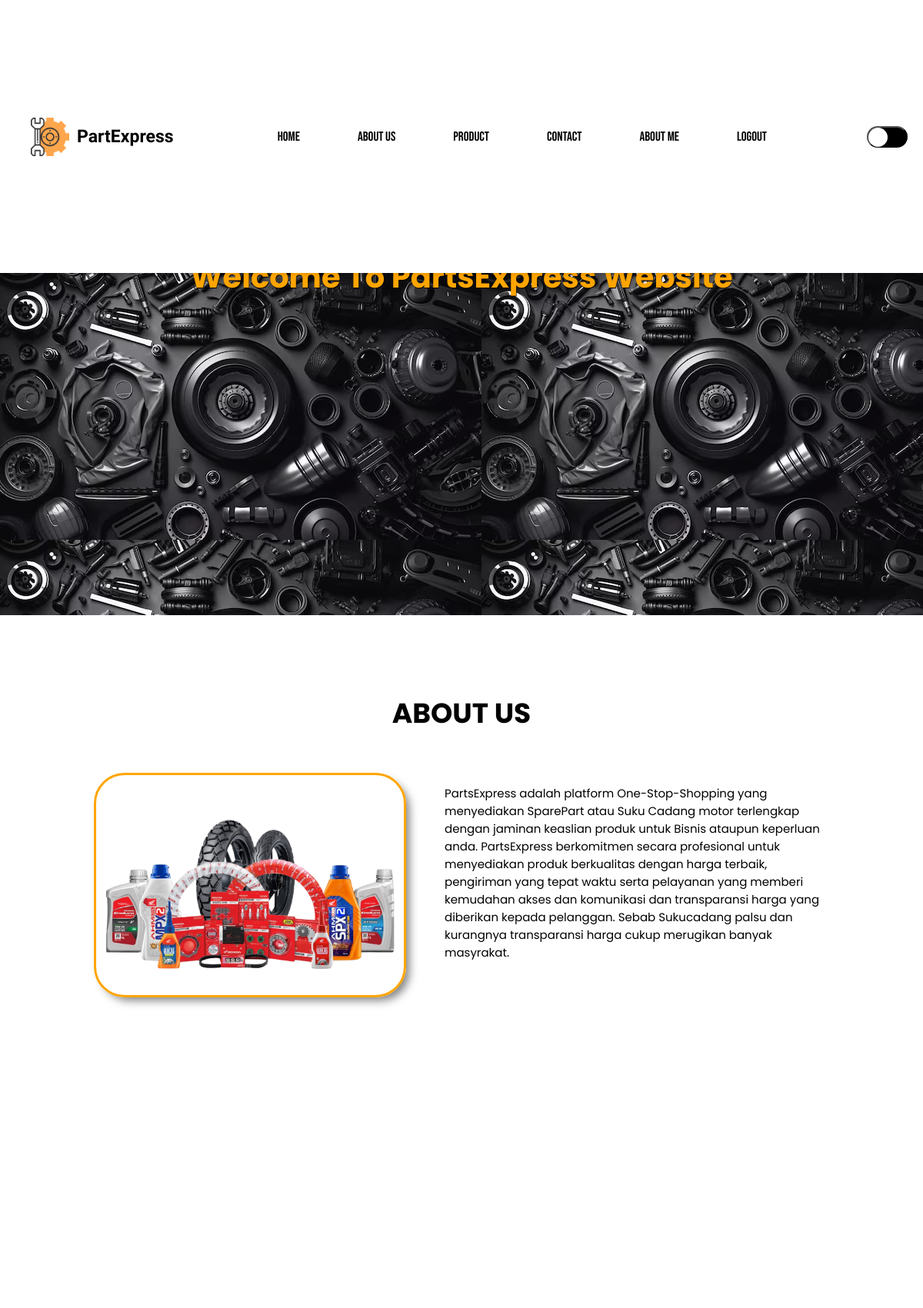
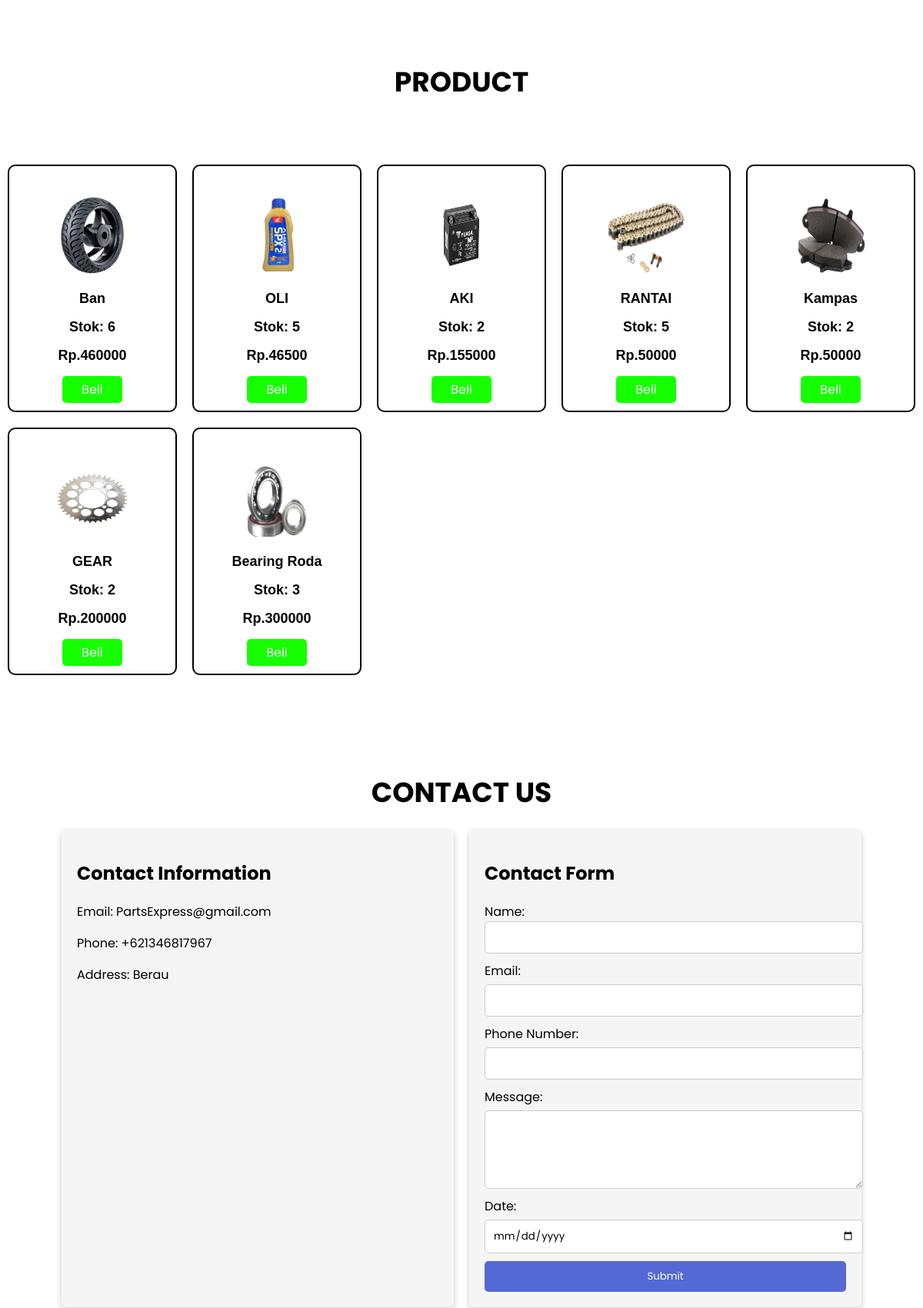
Screenshot of /views/index.php (signed in, upper part) with the database file from the repository (2 pictures, top to bottom).
### tables this page shows
CREATE TABLE `sparepart` (
  `Id` int(11) NOT NULL,
  `Nama_sparepart` varchar(50) NOT NULL,
  `Harga` varchar(50) NOT NULL,
  `Stok` int(20) NOT NULL,
  `Gambar` text NOT NULL
);

### views/index.php (the view, shortened to what this page needs)
<?php
require 'koneksi.php';
$result = mysqli_query($conn, "SELECT * FROM sparepart");
$sparepart = [];
while ($row = mysqli_fetch_assoc($result)){
    $sparepart[] = $row;
}
?>
<!DOCTYPE html>
<html lang="en">
<head>
    <link rel="stylesheet" href="../style/style.css">
</head>
<body>
<header>
        <nav class="nav">
            <div class="logo">
                <img src="../assets/Logo.png" alt="" class="icon">
                <h4 id="Brands">PartExpress</h4>
            </div>
            <ul class="nav-menu">
                <li><a href="#Home">Home</a></li>
                <li><a href="#About">About Us</a></li>
                <li><a href="#Product">Product</a></li>
                <li><a href="#Contact">Contact</a></li>
                <li><a href="../views/index2.php">About Me</a></li>
                <?php
                if (isset($_SESSION['login'])) {
                    echo "<li><a href='Logout.php' style='margin-top: 19px;'>Logout</a><h3></h3></li>";
                } else {
                    echo "<li><a href='Login.php' style='margin-top: 19px;'>Login</a><h3></h3></li>";
                }
                ?>
            </ul>
            <div class="mode-toggle">
                <button id="mode-toggle-button" class="toggle-button"></button>
            </div>
        </nav>
    </header>
    <main>
        <div class="main-page">
            <section class="home" id="Home">
              <h2 class="home-content"><p>Welcome To PartsExpress Website</p></h2>
            </section>
        </div>
        <div class="about-us" id="About">
            <section class="about-us-title">
                <h1 class="title">ABOUT US</h1>
            </section>
            <section class="about-us-content">
                <div class="content-1">
                    <img src="../assets/Sparepart.png" alt="">
                    <p>
                        PartsExpress adalah platform One-Stop-Shopping yang menyediakan SparePart atau Suku Cadang motor terlengkap dengan jaminan keaslian produk untuk Bisnis ataupun keperluan anda.
                        PartsExpress berkomitmen secara profesional untuk menyediakan produk berkualitas dengan harga terbaik, pengiriman yang tepat waktu serta pelayanan yang memberi kemudahan akses dan komunikasi dan transparansi harga yang diberikan kepada pelanggan.
                        Sebab Sukucadang palsu dan kurangnya transparansi harga cukup merugikan banyak masyrakat.
                    </p>
                </div>
            </section>
        </div>
        <div class="Product-us" id="Product">
            <section class="product-us-title">
                <h1 class="ptitle">PRODUCT</h1>
            </section>
            <div class="image">
            <?php
            foreach ($sparepart as $spart) :
            ?>
                <div class="images">
                    <img class="image" src="image/<?php echo $spart['Gambar']; ?>" width="100px" alt="Foto Profil">
                    <h1><?php echo $spart["Nama_sparepart"] ?></h1>
                    <p><h2>Stok: <?php echo $spart["Stok"] ?></h2></p>
                    <p><h2>Rp.<?php echo $spart["Harga"] ?></h2></p>
                    <button class="buyButton" id="buyButton" onclick="alert('Belum tersedia atau belum bisa diakses')">Beli</button>
                </div>
            <?php $i++;
            endforeach;
            ?>
            </div>
        </div>
        <div class="contact-us" id="Contact">
            <section class="contact-us-title">
                <h1 class="ctitle">CONTACT US</h1>
            </section>
            <section class="contact-us-content">
                <div class="contact-info">
                    <h2>Contact Information</h2>
                    <p>Email: PartsExpress@gmail.com</p>
                    <p>Phone: +621346817967</p>
                    <p>Address: Berau</p>
                </div>
                <div class="contact-form">
                    <h2>Contact Form</h2>
                    <form action="form.php" method="post" enctype="multipart/form-data>
                        <label for="name">Name:</label>
                        <input type="text" id="name" name="name" required>
                        <label for="email">Email:</label>
                        <input type="email" id="email" name="email" required>
                        <label for="phone">Phone Number:</label>
                        <input type="tel" id="phone" name="phone" required pattern="[0-9]+">
                        <label for="message">Message:</label>
                        <textarea id="message" name="message" rows="4" required></textarea>
                        <label for="date">Date:</label>
                        <input type="date" id="date" name="date" required>
                        <button type="submit" value="Submit">Submit</button>
                    </form>
                </div>
            </section>
        </div>
    </main>
</body>
</html>

### style/style.css (style rules this page uses)
* { font-family: 'Poppins', sans-serif; }
body { margin: 0; padding: 0; background-color: white; }
.logo { display: flex; justify-content: center; padding: 20px 10px; }
.logo h4 { display: flex; align-items: center; color: black; font-weight: bold; margin: 0; padding-left: 10px; font-size: 23px; font-family: 'Dela Gothic One', cursive; }
.icon { margin: 0; width: 50px; height: 50px; display: flex; justify-content: center; padding-left: 30px; }
.nav { width: 100%; height: 9%; top: 0; position: fixed; display: flex; justify-content: space-between; align-items: center; padding: 10px 0px; background-color: #fff; box-shadow: 0px 2px 4px rgba(0, 0, 0, 0.1); }
.nav-menu { list-style: none; display: flex; justify-content: center; align-items: center; padding: 0; margin: 0; }
.nav ul { list-style-type: none; margin: 0; padding: 10px 10px; overflow: hidden; }
.nav li { float: left; margin: 0 20px; }
.nav-menu a { text-decoration: none; color: #333; }
.nav li a { display: flex; color: black; text-align: center; padding: 20px 20px; padding-left: 15px; text-decoration: none; font-family: 'Bebas Neue', sans-serif; font-size: 17px; }
.main-page { height: 100vh; background: url(Bg.avif); }
.home { display: flex; justify-content: center; padding-top: 170px; }
.home h2 { display: flex; align-items: center; color: orange; text-shadow: 0.5px 0.5px #000; font-weight: bold; font-size: 40px; margin: 0; padding-top: 120px; }
.about-us { height: 110vh; }
.about-us-title { display: flex; justify-content: center; }
.about-us-title h1 { margin-top: 100px; font-size: 36px; margin-bottom: 50px; }
.about-us-content { display: flex; justify-content: center; padding-bottom: 20px; }
.content-1 { width: 100%; display: flex; justify-content: center; overflow: hidden; padding-bottom: 20px; }
.content-1 p { max-width: 500px; justify-content: center; align-self: top; font-size: 15px; font-weight: 400; padding-left: 50px; }
.content-1 img { border-radius: 40px; border: 3px solid orange; box-shadow: 7px 7px 12px -3px rgba(0,0,0,0.5); width: 400px; }
.product-us-title { display: flex; justify-content: center; }
.product-us-title h1 { margin-top: 100px; font-size: 36px; }
.image { width: 100%; display: grid; grid-template-columns: 1fr 1fr 1fr 1fr 1fr; margin: auto; padding-top: 40px; padding-bottom: 10px; }
.image .images img { width: 100px; height: 100px; }
.images { width: auto; height: auto; border-radius: 10px; border: 2px solid black; margin: 10px; text-align: center; font-family: Arial, Helvetica, sans-serif; }
.images h1 { font-family: Arial, Helvetica, sans-serif; font-size: 18px; }
.images h2 { font-family: Arial, Helvetica, sans-serif; font-size: 18px; }
.buyButton { background-color: #16ff00; color: white; border: none; border-radius: 5px; padding: 5px 25px; font-size: 16px; cursor: pointer; transition: background-color 0.3s; margin-bottom: 10px; }
.contact-us { padding: 80px; text-align: center; height: 100vh; }
.ctitle { margin-top: -25px; padding-top: 50px; font-size: 36px; margin-bottom: 20px; }
.contact-us-content { display: flex; justify-content: center; flex-wrap: wrap; gap: 20px; }
.contact-info, .contact-form { flex: 1; padding: 20px; background-color: whitesmoke; box-shadow: 0 4px 8px rgba(0, 0, 0, 0.2); border-radius: 5px; text-align: left; }
.contact-form form { display: flex; flex-direction: column; }
.contact-form label { margin-bottom: 5px; }
.contact-form input[type="text"], .contact-form input[type="email"], .contact-form input[type="tel"], .contact-form input[type="date"], .contact-form input[type="file"], .contact-form textarea { width: 100%; padding: 10px; margin-bottom: 10px; border: 1px solid #ccc; border-radius: 5px; }
.contact-form button { background-color: #5469d4; color: white; padding: 10px 20px; border: none; border-radius: 5px; }
.mode-toggle { display: flex; align-items: center; }
.toggle-button { margin-right: 20px; width: 53px; height: 28px; background-color: black; border-radius: 30px; position: relative; cursor: pointer; }
.toggle-button::after { content: ''; width: 25px; height: 25px; background-color: #fff; border-radius: 50%; position: absolute; top: 0; left: 0; transition: 0.3s; }

### rows the page displays
sparepart: Gambar (picture), Nama_sparepart "Ban", Stok "6", Harga "460000"
sparepart: Gambar (picture), Nama_sparepart "OLI", Stok "5", Harga "46500"
sparepart: Gambar (picture), Nama_sparepart "AKI", Stok "2", Harga "155000"
sparepart: Gambar (picture), Nama_sparepart "RANTAI", Stok "5", Harga "50000"
sparepart: Gambar (picture), Nama_sparepart "Kampas", Stok "2", Harga "50000"
sparepart: Gambar (picture), Nama_sparepart "GEAR", Stok "2", Harga "200000"
sparepart: Gambar (picture), Nama_sparepart "Bearing Roda", Stok "3", Harga "300000"
